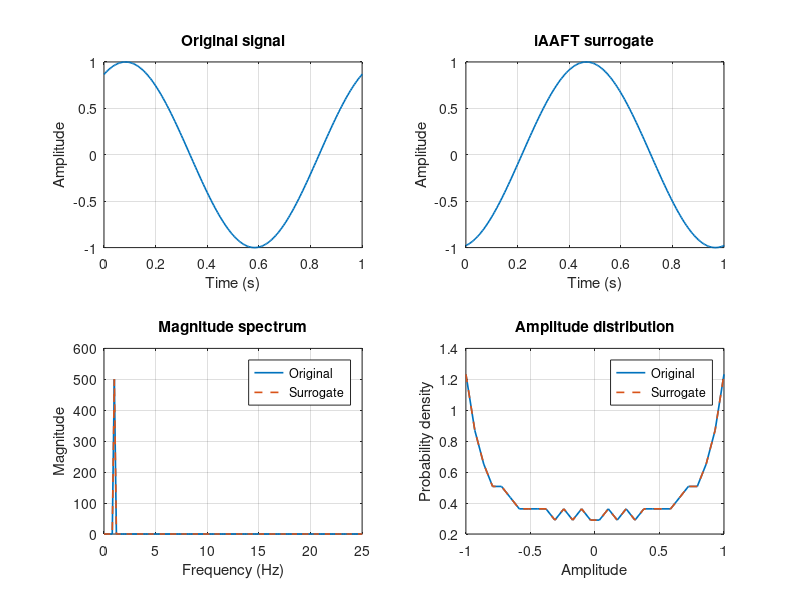

The MATLAB script that drew this image:
clc; close all; clear;

%% ----------------------------
% 1) Generate original signal
%% ----------------------------
fs = 200;                 % Hz
N  = 1000;
t  = (0:N-1)/fs;

A   = 1.0;
f0  = 1;                  % Hz
phi = pi/3;               % 60 degrees

x = A*sin(2*pi*f0*t + phi);
x = x(:);                 % column vector (safer)

%% ----------------------------
% 2) iAAFT parameters
%% ----------------------------
tol  = 1e-6;
Nmax = 1000;

x_sorted = sort(x);
X_mag    = abs(fft(x));

% initialise surrogate by shuffling
s = x(randperm(N));

prevMSE = inf;

%% ----------------------------
% 3) iAAFT loop
%% ----------------------------
for it = 1:Nmax
    % Spectral matching: keep current phase, enforce target magnitudes
    S  = fft(s);
    S2 = X_mag .* exp(1j*angle(S));
    s2 = real(ifft(S2));

    % Amplitude matching: enforce target amplitude distribution (rank-order)
    [~, idx] = sort(s2);
    s(idx) = x_sorted;

    % Convergence check on magnitude spectrum
    mse = mean((abs(fft(s)) - X_mag).^2);
    if abs(mse - prevMSE) < tol
        break;
    end
    prevMSE = mse;
end

fprintf('iAAFT finished in %d iterations, final MSE = %.3e\n', it, mse);

%% ----------------------------
% 4) One-sided magnitude spectra
%% ----------------------------
Nfft = N; % keep simple
X1 = fft(x, Nfft);
S1 = fft(s, Nfft);

% one-sided indices (include DC and Nyquist if even)
K = floor(Nfft/2) + 1;
f = (0:K-1)*(fs/Nfft);

Xmag = abs(X1(1:K));
Smag = abs(S1(1:K));

%% ----------------------------
% 5) Amplitude distributions (legacy-safe)
%% ----------------------------
nbins = 30;

% use COMMON bin centers so the overlay is meaningful
xmin = min([x; s]);
xmax = max([x; s]);
edges = linspace(xmin, xmax, nbins);   % these are bin centers for hist()

[count_x, centers] = hist(x, edges);
[count_s, ~]       = hist(s, edges);

binw = centers(2) - centers(1);
pdf_x = count_x / (sum(count_x)*binw);
pdf_s = count_s / (sum(count_s)*binw);

%% ----------------------------
% 6) Plot 2x2 figure (no fancy features)
%% ----------------------------
figure(1); clf;

% (a) Original time domain (show first 1s to make it readable)
subplot(2,2,1)
plot(t, x, 'LineWidth', 1.2);
grid on
xlim([0 1])
xlabel('Time (s)'); ylabel('Amplitude');
title('Original signal');

% (b) Surrogate time domain (first 1s)
subplot(2,2,2)
plot(t, s, 'LineWidth', 1.2);
grid on
xlim([0 1])
xlabel('Time (s)'); ylabel('Amplitude');
title('iAAFT surrogate');

% (c) Magnitude spectrum overlay
subplot(2,2,3)
plot(f, Xmag, 'LineWidth', 1.2); hold on
plot(f, Smag, '--', 'LineWidth', 1.2);
grid on
xlim([0 25])
xlabel('Frequency (Hz)'); ylabel('Magnitude');
title('Magnitude spectrum');
legend('Original','Surrogate');

% (d) Amplitude distribution overlay (line plot = most compatible)
subplot(2,2,4)
plot(centers, pdf_x, 'LineWidth', 1.2); hold on
plot(centers, pdf_s, '--', 'LineWidth', 1.2);
grid on
xlabel('Amplitude'); ylabel('Probability density');
title('Amplitude distribution');
legend('Original','Surrogate');

drawnow;
